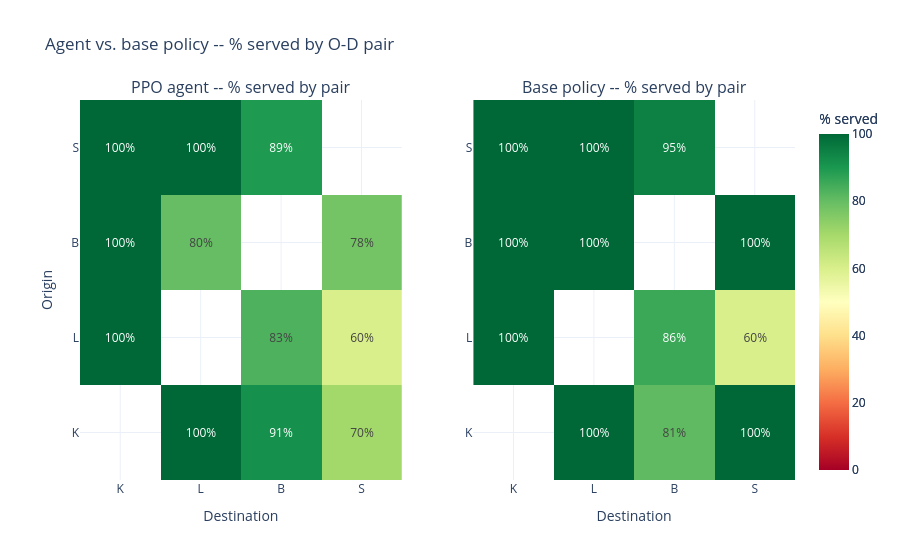

Notebook code cell kept with this figure:
### Markdown cell above
## Graficas comparativas

### Code cell
from plotly.subplots import make_subplots

fig_a = viz.graficar_heatmap_cumplimiento(corrida_agente)
fig_b = viz.graficar_heatmap_cumplimiento(corrida_base)

fig = make_subplots(rows=1, cols=2, subplot_titles=["PPO agent -- % served by pair", "Base policy -- % served by pair"])
fig.add_trace(fig_a.data[0], row=1, col=1)
fig.add_trace(fig_b.data[0], row=1, col=2)
fig.update_xaxes(title_text="Destination", row=1, col=1)
fig.update_xaxes(title_text="Destination", row=1, col=2)
fig.update_yaxes(title_text="Origin", row=1, col=1)
fig.update_layout(title="Agent vs. base policy -- % served by O-D pair", template="plotly_white")
fig.write_html(OUT_DIR / "heatmaps_comparados.html")
fig.show()

### Figure 1 — Plotly figure (JSON) as saved in the notebook; plotly's stock layout.template omitted (floating-point values rounded to 4 significant figures)
{"data": [{"colorbar": {"title": {"text": "% served"}}, "colorscale": [[0.0, "rgb(165,0,38)"], [0.1, "rgb(215,48,39)"], [0.2, "rgb(244,109,67)"], [0.3, "rgb(253,174,97)"], [0.4, "rgb(254,224,139)"], [0.5, "rgb(255,255,191)"], [0.6, "rgb(217,239,139)"], [0.7, "rgb(166,217,106)"], [0.8, "rgb(102,189,99)"], [0.9, "rgb(26,152,80)"], [1.0, "rgb(0,104,55)"]], "hovertemplate": "origin %{y} -> destination %{x}<br>%{z:.1f}% served<extra></extra>", "text": [["", "100%", "91%", "70%"], ["100%", "", "83%", "60%"], ["100%", "80%", "", "78%"], ["100%", "100%", "89%", ""]], "texttemplate": "%{text}", "type": "heatmap", "x": ["K", "L", "B", "S"], "xaxis": "x", "y": ["K", "L", "B", "S"], "yaxis": "y", "z": [[NaN, 100.0, 91.37, 70.45], [100.0, NaN, 83.16, 60.0], [100.0, 80.0, NaN, 77.78], [100.0, 100.0, 89.44, NaN]], "zmax": 100, "zmin": 0}, {"colorbar": {"title": {"text": "% served"}}, "colorscale": [[0.0, "rgb(165,0,38)"], [0.1, "rgb(215,48,39)"], [0.2, "rgb(244,109,67)"], [0.3, "rgb(253,174,97)"], [0.4, "rgb(254,224,139)"], [0.5, "rgb(255,255,191)"], [0.6, "rgb(217,239,139)"], [0.7, "rgb(166,217,106)"], [0.8, "rgb(102,189,99)"], [0.9, "rgb(26,152,80)"], [1.0, "rgb(0,104,55)"]], "hovertemplate": "origin %{y} -> destination %{x}<br>%{z:.1f}% served<extra></extra>", "text": [["", "100%", "81%", "100%"], ["100%", "", "86%", "60%"], ["100%", "100%", "", "100%"], ["100%", "100%", "95%", ""]], "texttemplate": "%{text}", "type": "heatmap", "x": ["K", "L", "B", "S"], "xaxis": "x2", "y": ["K", "L", "B", "S"], "yaxis": "y2", "z": [[NaN, 100.0, 80.83, 100.0], [100.0, NaN, 85.71, 60.0], [100.0, 100.0, NaN, 100.0], [100.0, 100.0, 95.03, NaN]], "zmax": 100, "zmin": 0}], "layout": {"annotations": [{"font": {"size": 16}, "showarrow": false, "text": "PPO agent -- % served by pair", "x": 0.225, "xanchor": "center", "xref": "paper", "y": 1.0, "yanchor": "bottom", "yref": "paper"}, {"font": {"size": 16}, "showarrow": false, "text": "Base policy -- % served by pair", "x": 0.775, "xanchor": "center", "xref": "paper", "y": 1.0, "yanchor": "bottom", "yref": "paper"}], "title": {"text": "Agent vs. base policy -- % served by O-D pair"}, "xaxis": {"anchor": "y", "domain": [0.0, 0.45], "title": {"text": "Destination"}}, "xaxis2": {"anchor": "y2", "domain": [0.55, 1.0], "title": {"text": "Destination"}}, "yaxis": {"anchor": "x", "domain": [0.0, 1.0], "title": {"text": "Origin"}}, "yaxis2": {"anchor": "x2", "domain": [0.0, 1.0]}}}
